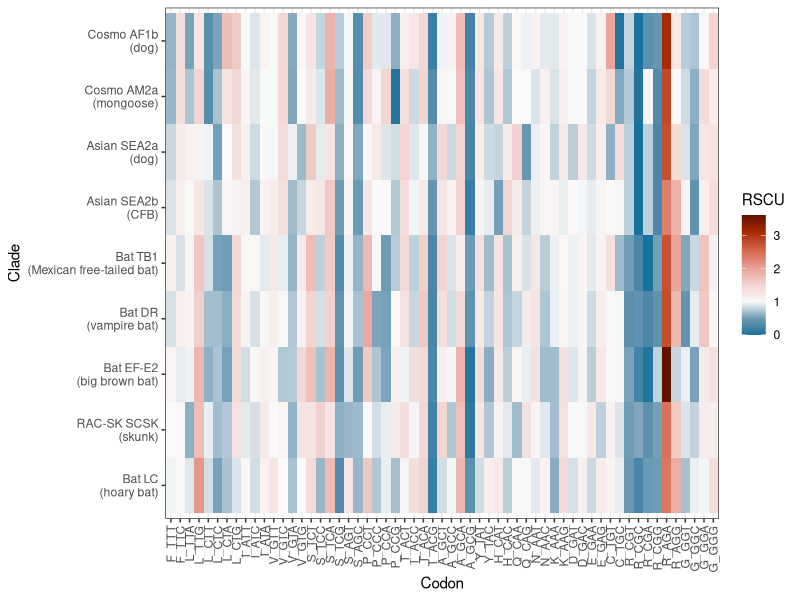

This figure's R source:
library("readxl")
df = as.data.frame(read_excel("data/RSCU_N.xlsx"))
for(i in 3:ncol(df)){
  colnames(df)[i] = paste0(as.character(df[1,i]),"_",colnames(df)[i])
  df[,i] = as.numeric(df[,i])
}
colnames(df)[2] = "Accession no."
df = df[2:nrow(df),]

agg = aggregate(df[, 3:61], list(df$Host), mean)

agg$Group.1 = c("Bat EF-E2\n(big brown bat)","Asian SEA2b\n(CFB)",
                "Cosmo AF1b\n(dog)","Asian SEA2a\n(dog)",
                "Bat TB1\n(Mexican free-tailed bat)","Bat LC\n(hoary bat)",
                "Cosmo AM2a\n(mongoose)",
                "RAC-SK SCSK\n(skunk)","Bat DR\n(vampire bat)"
)

library(reshape2)
melt_data <- melt(agg, na.rm = FALSE, value.name = "rscu", id = "Group.1")

melt_data$Group.1 = factor(melt_data$Group.1, c("Bat LC\n(hoary bat)",
                                                "RAC-SK SCSK\n(skunk)",
                                                "Bat EF-E2\n(big brown bat)",
                                                "Bat DR\n(vampire bat)",
                                                "Bat TB1\n(Mexican free-tailed bat)",
                                                "Asian SEA2b\n(CFB)",
                                                "Asian SEA2a\n(dog)",
                                                "Cosmo AM2a\n(mongoose)",
                                                "Cosmo AF1b\n(dog)"))

library(ggplot2)
library(RColorBrewer)
library(colorspace)
ggplot(melt_data, aes(x = variable, y= Group.1, fill= rscu)) + 
  geom_tile() + xlab("Codon") + ylab("Clade") +
  scale_fill_continuous_divergingx(palette = 'RdBu', rev = T, mid = 1,
                                   l3 = 0, p3 = .8, p4 = .6,
                                   name = "RSCU") +
  theme_bw() + theme(axis.text.x = element_text(angle = 90, vjust = 0.5, hjust=1))
  
